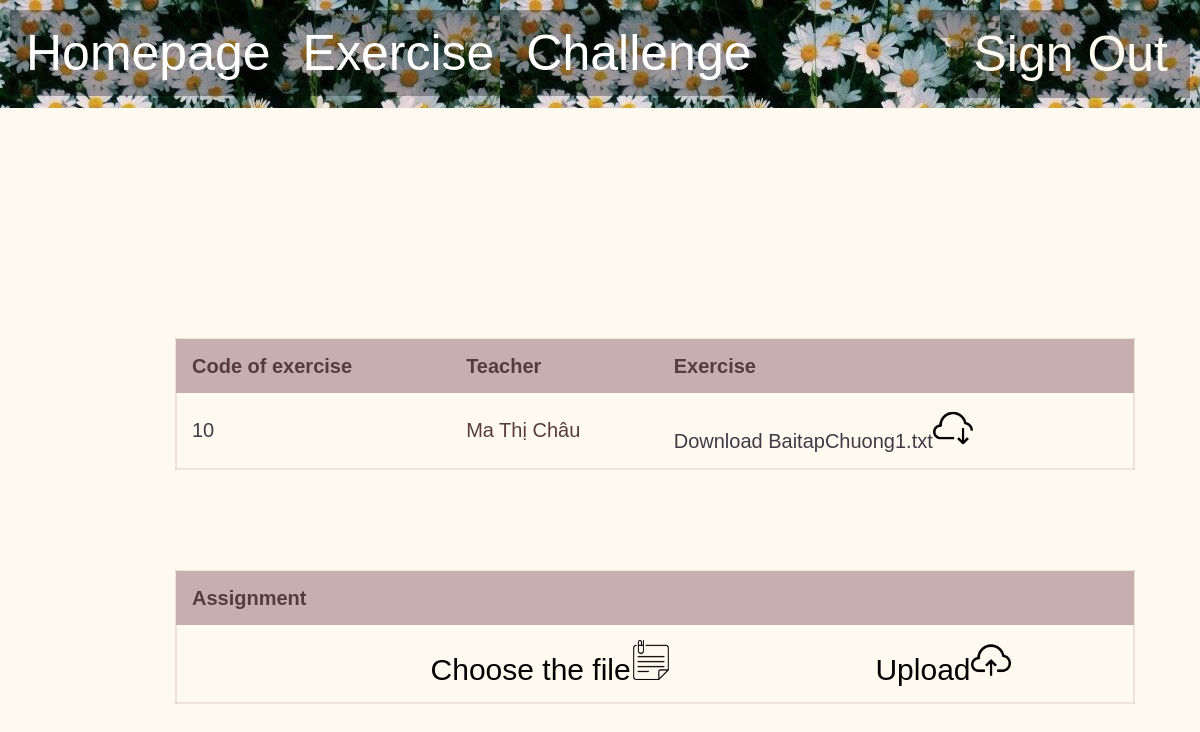
/exercise.php?codeOfExercise=10, run on the app's committed database.
### tables this page shows
CREATE TABLE `exercise` (
  `account` varchar(15) NOT NULL,
  `codeOfExercise` int(15) NOT NULL,
  `summarise` varchar(50) NOT NULL,
  `fileName` varchar(100) NOT NULL,
  `fileEnding` varchar(10) NOT NULL
);

CREATE TABLE `teacher` (
  `account` varchar(15) NOT NULL,
  `nameOfTeacher` varchar(30) NOT NULL
);

### exercise.php (the view, shortened to what this page needs)
<head>
    <link rel="stylesheet" href="mains.css">
    <link rel="stylesheet" href="navbars.css">
    <link rel="stylesheet" href="exercisess.css">
</head>
<body>
    <div>
        <ul>
            <li><a href='listOfUsers.php'>Homepage</a></li>
            <li><a href='exercise.php'>Exercise</a></li>
            <li style="float:right"><a href=""><form action="" method="POST" style="font-size: 0px;"><input type="submit" name="signOut" value="Sign Out" style="border:none; background-color:transparent;
            font-size: 50px; font-family: 'Gill Sans', 'Gill Sans MT', Calibri, 'Trebuchet MS', sans-serif; color: floralwhite;"></form></a></li>
            <li style="float:right"><a href=<?php session_start(); echo "'listOfUsers.php?account=".$_SESSION["account"]."'>";?> <?php echo $_SESSION["account"];?></a></li>
            <li><a href='challenge.php'>Challenge</a></li>
        </ul>
    </div>
    <?php
        $servername = "localhost";
        $database = "student_management";
        $username = "root";
        $password = "";
        $conn = mysqli_connect($servername, $username, $password, $database);
        $html = '<table id="t01">';
        $html .= '<tr>';
        $html .= '<th>' . "Code of exercise" .'</th>';
        $html .= '<th>' . "Teacher".'</th>';
        if (!empty($_GET['codeOfExercise'])){
            $html .= '<th>' . "Exercise" .'</th>';
            $html .= '</tr>';
            $codeOfExercise = $_GET['codeOfExercise'];
            $sql = "SELECT `codeOfExercise`, teacher.account, nameOfTeacher, fileName
                    FROM `exercise`
                    JOIN teacher
                    ON teacher.account = exercise.account
                    WHERE `codeOfExercise`='$codeOfExercise'";
            $result = $conn->query($sql);
            $row = $result->fetch_assoc();
            $html .= '<tr>';
            $html .= '<td>' .'<a href="exercise.php?codeOfExercise='.$row["codeOfExercise"].'">'. $row["codeOfExercise"] .'</a>'.'</td>';
            $html .= '<td>' . $row["nameOfTeacher"] . '</td>';
            $html .= '<td>' . '<p><a href="download.php?file=' . urlencode($row["fileName"]) . '">Download '.$row["fileName"]
            .'<img src="image/cloud-computing (1).png" alt="Download" width="40" height="40">'.'</a></p>' . '</td>';
            $html .= '</tr>';
        }
        $html .= '</table>';
        echo $html;
                ?>
                <?php
        if ($_SESSION['isTeacher'] == 0 && !empty($_GET['codeOfExercise'])){
            $html1 = '<table id="t01" style="margin:-100px 175px">';
            $html1 .= '<tr>';
            $html1 .= '<th>' . "Assignment".'</th>';
            $html1 .= '<th>' . "" .'</th>';
            $html1 .= '<th>' . "".'</th>';
            $html1 .= '</tr>';
            $a = $_SESSION['account'];
            $codeOfExercise = $_GET['codeOfExercise'];
            $sql = "SELECT `completedExercise`, `time`, `mark`
                    FROM `homework`
                    WHERE `accountStudent` = '$a' AND `codeOfExercise` = '$codeOfExercise'";
            $result = $conn->query($sql);
            if($row = $result->fetch_assoc()){
                $html1 .= '<tr>';
                $html1 .= '<td>' . '<p><a href="download.php?file=' . urlencode($row["completedExercise"]) . '">Download '.$row["completedExercise"].'<img src="image/cloud-computing (1).png" alt="Download" width="40" height="40">'.'</a></p>' . '</td>';
                $html1 .= '<form action="" method="post" enctype="multipart/form-data">';
                $html1 .=  '<td>' .  '<input type="file" name="file" id="file" class="inputfile">';
                $html1 .=    '<label for="file" class="button" >Change the file</label>'.
                '<img src="image/sticky-note.png" alt="Download" width="40" height="40">'.'</td>';
                $html1 .=   '<td>' . '<input type="submit" name="uploadAgain" value="Upload" class="button">'.
                '<img src="image/cloud-computing.png" alt="Download" width="40" height="40">'.'</td>';
                $html1 .= '</form>'.'</tr>';
                $html1 .= '</table>';
                echo $html1;
                if (isset($_POST['uploadAgain']) && isset($_FILES['file'])) {
                    if ($_FILES['file']['error'] > 0){
                        ?>
                        <script>
                            location.replace("exercise.php?codeOfExercise=".$_GET["codeOfExercise"]);
                        </script>
                        <?php
                    }
                    else {
                        move_uploaded_file($_FILES['file']['tmp_name'], 'exercise/' . $_FILES['file']['name']);
                        $a = $_SESSION['account'];
                        $type = $_FILES['file']['type'];
                        $name = $_FILES['file']['name'];
                        $sql="UPDATE homework
                        SET  completedExercise = '$name', fileEnding = '$type'
                        WHERE accountStudent = '$a'";
                        if ($conn->query($sql) === TRUE)  {
                            ?>
                            <script>
                                location.replace("exercise.php?codeOfExercise=".$_GET["codeOfExercise"]);
                            </script>
                            <?php
                        }
                        else {
                            ?>
                            <script>
                                location.replace("exercise.php?codeOfExercise=".$_GET["codeOfExercise"]);
                            </script>
                            <?php
                        }
                    }
                }
            }
            else {
                $html1 .= '<tr>';
                $html1 .= '<td>'."".'</td>';
                $html1 .= '<form action="" method="post" enctype="multipart/form-data" >';
                $html1 .=  '<td>' .  '<input type="file" name="file" id="file" class="inputfile">';
                $html1 .=    '<label for="file" class="button" >Choose the file</label>'.
                '<img src="image/sticky-note.png" alt="Download" width="40" height="40">'.'</td>';
                $html1 .=   '<td>' . '<input type="submit" name="up1st" value="Upload" class="button">'.
                '<img src="image/cloud-computing.png" alt="Download" width="40" height="40">'.'</td>';
                $html1 .= '</form>'.'</tr>';
                $html1 .= '</table>';
                echo $html1;
                        ?>
                            <?php
            }
    }
        ?>
</body>

### mains.css (style rules this page uses)
body { margin: 0; background-color: floralwhite; }

### navbars.css (style rules this page uses)
ul { list-style-type: none; margin: 0px; border-bottom: 30px solid floralwhite; padding: 10; overflow: hidden; background-image:url('image/b99d24f738af6f0ac9dd9d15391b8f77.jpg'); font-size: 50px; font-family: 'Gill Sans', 'Gill Sans MT', Calibri, 'Trebuchet MS', sans-serif; color: floralwhite; }
li { float: left; }
li a { display: block; color: white; text-align: center; padding: 14px 16px; text-decoration: none; background-color: rgba(0, 0, 0, 0.3); }

### exercisess.css (style rules this page uses)
table { margin: 200px 175px; width: 80%; border: 2px solid rgb(199, 175, 175, 0.3); }
table, th, td { border-collapse: collapse; font-size: 20px; font-family: 'Gill Sans', 'Gill Sans MT', Calibri, 'Trebuchet MS', sans-serif; }
th, td { padding: 15px; text-align: left; }
#t01 tr:nth-child(even) { background-color: floralwhite ; color: rgb(88, 60, 60); }
#t01 a:link { color: rgb(62, 59, 70) ; text-decoration: none; }
#t01 tr:nth-child(odd) { background-color: rgb(199, 175, 175, 0.3); color: rgb(88, 60, 60); }
#t01 th { background-color: rgb(199, 175, 175); }
.button { border: none; list-style-type: none; padding: 0px; overflow: hidden; font-size: 30px; font-family: 'Gill Sans', 'Gill Sans MT', Calibri, 'Trebuchet MS', sans-serif; color: black; background-color: floralwhite; }

### data on the page
exercise: codeOfExercise "10", teacher.nameOfTeacher "Ma Thị Châu", fileName "BaitapChuong1.txt"
